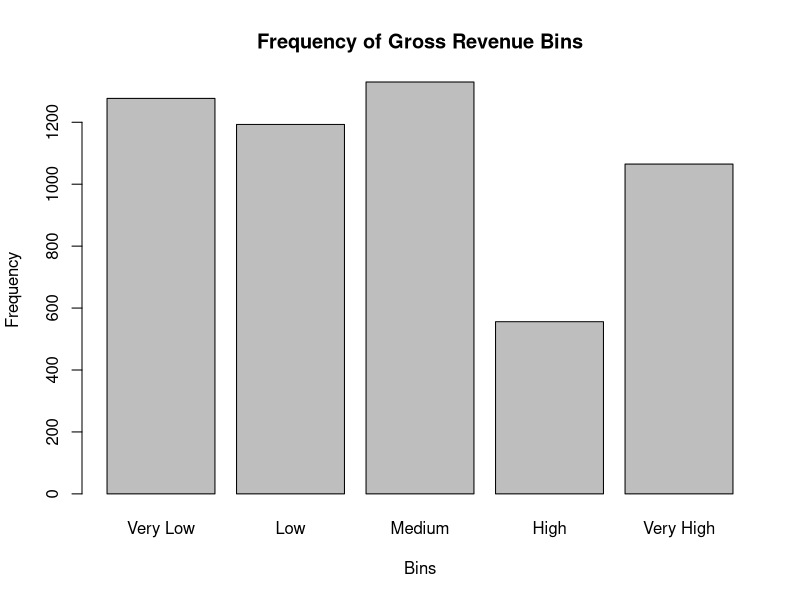
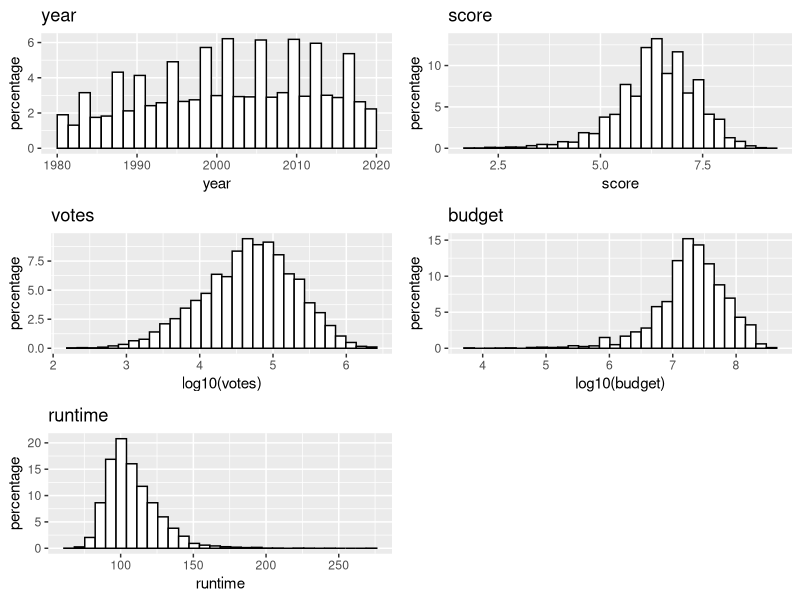
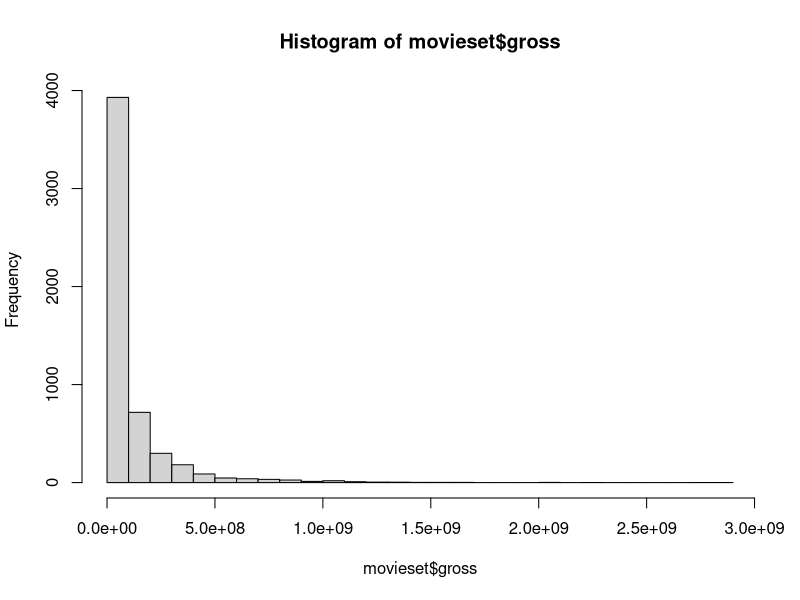
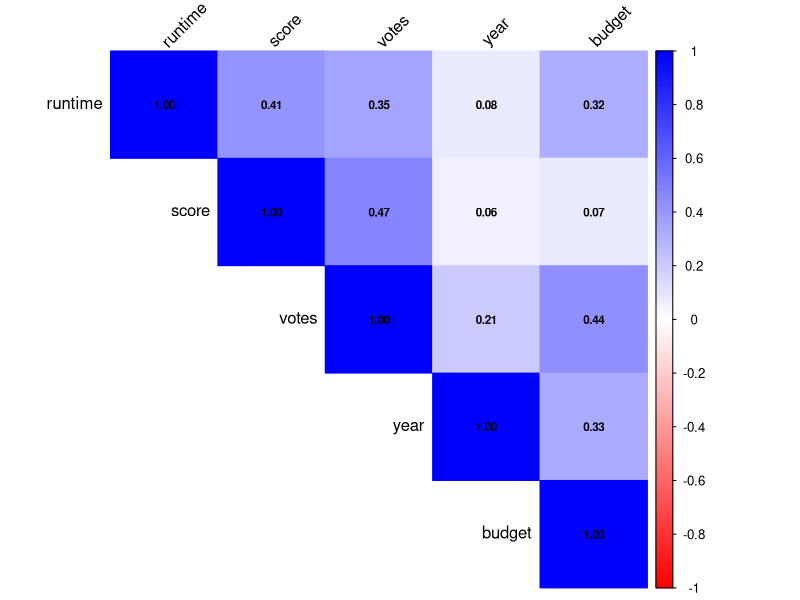
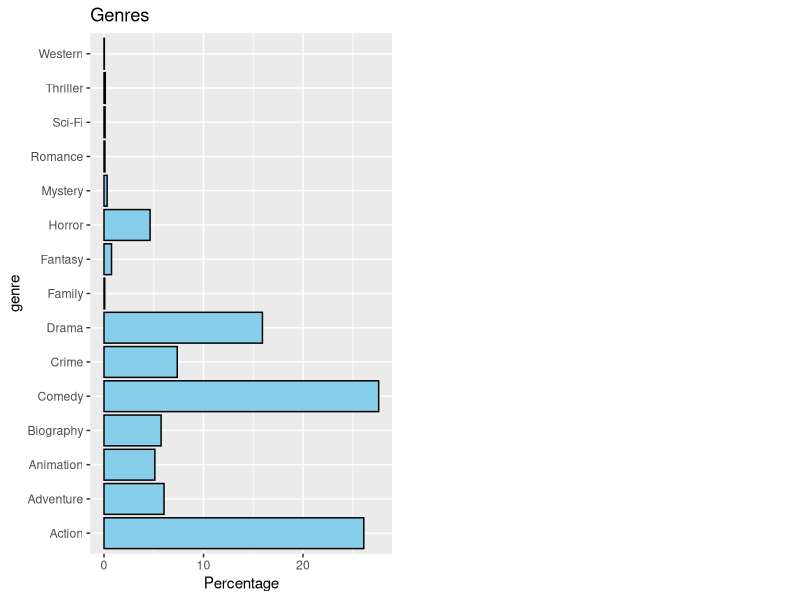
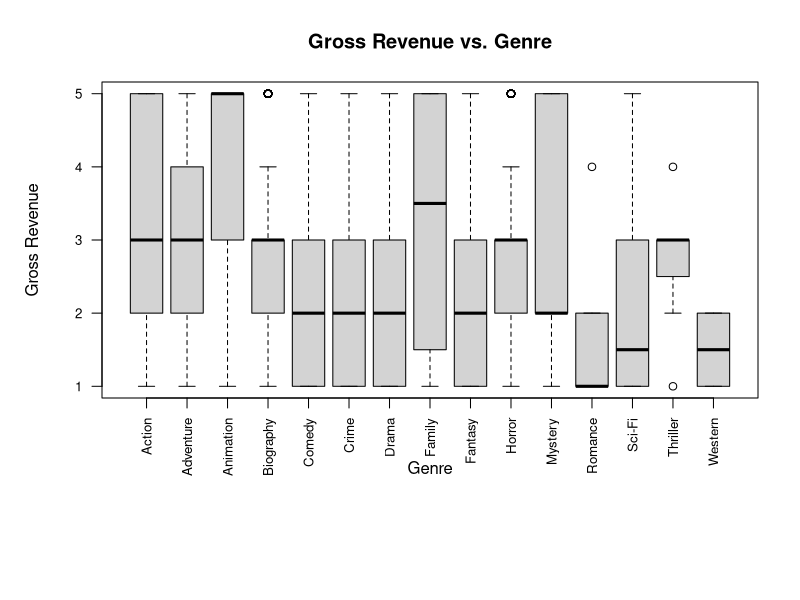
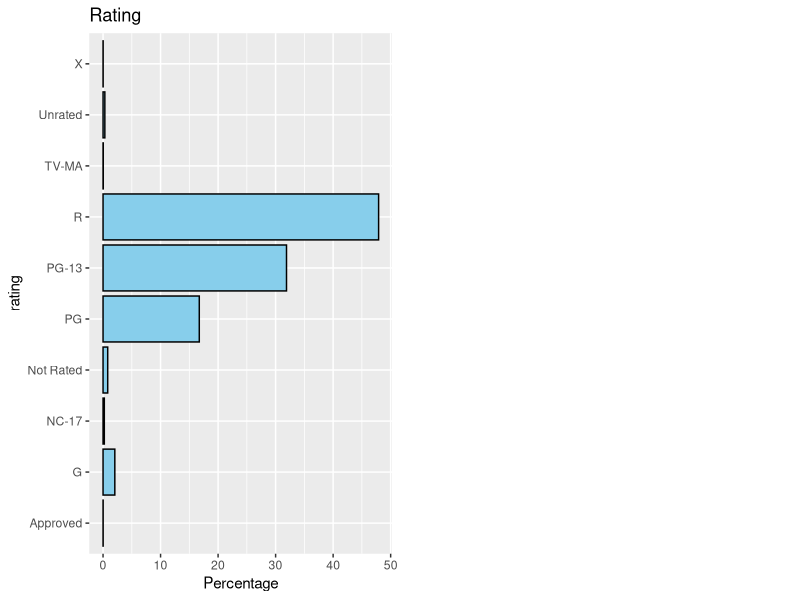
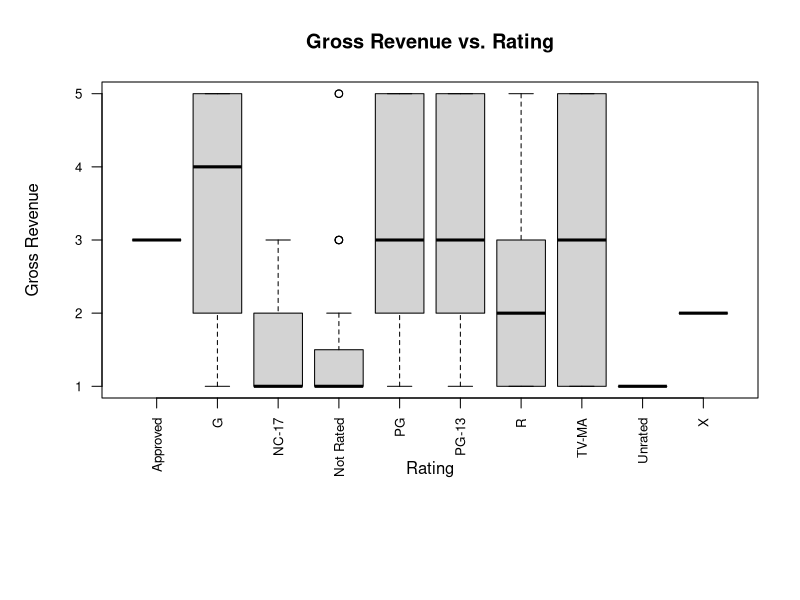

Generate these figures, in order, with R: (Note: this script raises an error after producing the figures.)
## ---- chunk 1
knitr::opts_chunk$set(echo = TRUE)
## ---- chunk 2
library(dplyr)   
library(readr)  
library(ggplot2)
#library(statsr)
library(gridExtra)
library(corrplot)
library(tidyr)
## ---- chunk 3
movieset <- read.csv("output.csv")
print(movieset)
## ---- chunk 4
custom_breaks <- c(0, 10000000, 30000000, 90000000, 150000000, Inf)
bin_labels <- c("Very Low", "Low", "Medium", "High", "Very High")

movieset$gross_equal_width_bins <- cut(movieset$gross, breaks = custom_breaks, labels = bin_labels, include.lowest = TRUE, right = FALSE)

bin_freq <- table(movieset$gross_equal_width_bins)

barplot(bin_freq, 
     main = "Frequency of Gross Revenue Bins",
     xlab = "Bins",
     ylab = "Frequency")

## ---- chunk 5

p1 <- ggplot(aes(x=year), data=movieset) + 
  geom_histogram(aes(y=100*(..count..)/sum(..count..)), color='black', fill='white') + ylab('percentage') + ggtitle('year')
p2 <- ggplot(aes(x=score), data=movieset) +
  geom_histogram(aes(y=100*(..count..)/sum(..count..)), color='black', fill='white') + ylab('percentage') + ggtitle('score')
p3 <- ggplot(aes(x=log10(votes)), data=movieset) +
  geom_histogram(aes(y=100*(..count..)/sum(..count..)), color='black', fill='white') + ylab('percentage') + ggtitle('votes')
p4 <- ggplot(aes(x=log10(budget)), data=movieset) +
  geom_histogram(aes(y=100*(..count..)/sum(..count..)), color='black', fill='white') + ylab('percentage') + ggtitle('budget')
p5 <- ggplot(aes(x=runtime), data=movieset) +
  geom_histogram(aes(y=100*(..count..)/sum(..count..)), color='black', fill='white') + ylab('percentage') + ggtitle('runtime')
grid.arrange(p1, p2, p3, p4, p5, ncol=2)

## ---- chunk 6
hist(movieset$gross, breaks = 30)
summary(movieset$gross)

numeric_columns <- names(movieset)[sapply(movieset, is.numeric)]
numeric_columns <- setdiff(numeric_columns, "gross")
numeric_vars <- movieset[, numeric_columns]
print(names(numeric_vars))


#correlation_matrix <- cor(numeric_vars)
#print(correlation_matrix)

# Assuming numeric_vars is your dataframe with numeric variables
correlation_matrix <- cor(numeric_vars)

# Print the correlation matrix (optional)
print(correlation_matrix)

# Visualize the correlation matrix using corrplot
corrplot(correlation_matrix, method = "color", type = "upper", 
         order = "hclust", tl.col = "black", tl.srt = 45, 
         addCoef.col = "black", number.cex = 0.7, 
         col = colorRampPalette(c("red", "white", "blue"))(200))
## ---- chunk 7

#Plotting genre to gross frequency
p1 <- ggplot(aes(x = genre), data = movieset) +
  geom_bar(aes(y = 100 * (..count..) / sum(..count..)), fill = "skyblue", color = "black") +
  ylab('Percentage') +
  ggtitle('Genres') +
  coord_flip()


grid.arrange(p1, ncol = 2)

# Create boxplot
boxplot(movieset$gross_equal_width_bins ~ genre, data = movieset,
        main = 'Gross Revenue vs. Genre', 
        xlab = 'Genre', 
        ylab = 'Gross Revenue',
        las = 2,   # Rotate x-axis labels to be vertical
        cex.axis = 0.8, # Reduce the font size of axis labels
        par(mar = c(10, 5, 4, 2) + 0.1)) # Increase the bottom margin


#Plotting rating to gross frequency
p2 <- ggplot(aes(x = rating), data = movieset) +
  geom_bar(aes(y = 100 * (..count..) / sum(..count..)), fill = "skyblue", color = "black") +
  ylab('Percentage') +
  ggtitle('Rating') +
  coord_flip()


grid.arrange(p2, ncol = 2)

# Create boxplot
boxplot(movieset$gross_equal_width_bins ~ rating, data = movieset,
        main = 'Gross Revenue vs. Rating', 
        xlab = 'Rating', 
        ylab = 'Gross Revenue',
        las = 2,   # Rotate x-axis labels to be vertical
        cex.axis = 0.8, # Reduce the font size of axis labels
        par(mar = c(10, 5, 4, 2) + 0.1)) # Increase the bottom margin


#Plotting country to gross frequency
p3 <- ggplot(aes(x = country), data = movieset) +
  geom_bar(aes(y = 100 * (..count..) / sum(..count..)), fill = "skyblue", color = "black") +
  ylab('Percentage') +
  ggtitle('Country') +
  coord_flip()


grid.arrange(p3, ncol = 2)

# Create boxplot
boxplot(movieset$gross_equal_width_bins ~ country, data = movieset,
        main = 'Gross Revenue vs. Country', 
        xlab = 'Country', 
        ylab = 'Gross Revenue',
        las = 2,   # Rotate x-axis labels to be vertical
        cex.axis = 0.8, # Reduce the font size of axis labels
        par(mar = c(10, 5, 4, 2) + 0.1)) # Increase the bottom margin


#Plotting company to gross frequency
p4 <- ggplot(aes(x = company), data = movieset) +
  geom_bar(aes(y = 100 * (..count..) / sum(..count..)), fill = "skyblue", color = "black") +
  ylab('Percentage') +
  ggtitle('Company') +
  coord_flip()

grid.arrange(p4, ncol = 2)

#Plotting director to gross frequency
p5 <- ggplot(aes(x = director), data = movieset) +
  geom_bar(aes(y = 100 * (..count..) / sum(..count..)), fill = "skyblue", color = "black") +
  ylab('Percentage') +
  ggtitle('Director') +
  coord_flip()

grid.arrange(p5, ncol = 2)

#Plotting writer to gross frequency
p6 <- ggplot(aes(x = writer), data = movieset) +
  geom_bar(aes(y = 100 * (..count..) / sum(..count..)), fill = "skyblue", color = "black") +
  ylab('Percentage') +
  ggtitle('Writer') +
  coord_flip()

grid.arrange(p6, ncol = 2)

#Plotting star to gross frequency
p7 <- ggplot(aes(x = star), data = movieset) +
  geom_bar(aes(y = 100 * (..count..) / sum(..count..)), fill = "skyblue", color = "black") +
  ylab('Percentage') +
  ggtitle('Star') +
  coord_flip()

grid.arrange(p7, ncol = 2)


## ---- chunk 8
str(movieset)
movieset_clean <- na.omit(movieset)

final_movieset <- movieset_clean %>% select(name, genre, rating, budget, gross, runtime)
final_movieset <- subset(final_movieset, genre != "Western")
final_movieset <- subset(final_movieset, genre != "Family")
final_movieset <- subset(final_movieset, genre != "Thriller")
final_movieset <- subset(final_movieset, genre != "Sci-Fi")
final_movieset <- subset(final_movieset, genre != "Romance")
final_movieset <- subset(final_movieset, genre != "Mystery")
final_movieset <- subset(final_movieset, rating != "X")
final_movieset <- subset(final_movieset, rating != "Unrated")
final_movieset <- subset(final_movieset, rating != "TV-MA")
final_movieset <- subset(final_movieset, rating != "NC-17")
final_movieset <- subset(final_movieset, rating != "Approved")
final_movieset <- subset(final_movieset, rating != "Not Rated")
print(final_movieset)
## ---- chunk 9
# Define the feature matrix and target variable
x <- final_movieset %>% select(-gross)
y <- final_movieset$gross

# Train a Random Forest model
set.seed(42)
rf_model <- randomForest(x, y, ntree = 100, importance = TRUE)

# Get feature importance
importance <- importance(rf_model)
importance_df <- data.frame(Feature = rownames(importance), Importance = importance[, 1])
importance_df <- importance_df %>% arrange(desc(Importance))
print(importance_df)

# Plot feature importance
ggplot(importance_df, aes(x = reorder(Feature, Importance), y = Importance)) +
  geom_bar(stat = "identity") + coord_flip() + ggtitle("Feature Importance")

## ---- chunk 10
library(randomForest)

last_movie <- final_movieset %>% select(name, genre, budget, gross, rating, runtime)
print(last_movie)

x <- last_movie[, - which(names(last_movie) == "gross")]
y <- last_movie$gross

set.seed(42)  # For reproducibility
train_indices <- sample(1:nrow(last_movie), 0.8 * nrow(last_movie))  # 80% for training
X_train <- x[train_indices, ]
y_train <- y[train_indices]
X_test <- x[-train_indices, ]
y_test <- y[-train_indices]

# print(X_test)
# print(y_test)

rf_model <- randomForest(x = X_train, y = y_train, ntree = 100, mtry = 3, importance = TRUE)

# Predict on the test set
y_pred <- predict(rf_model, newdata = X_test)
print(y_pred)

## ---- chunk 11
# Define the bins and labels
bins <- c(0, 7500000, 25000000, 50000000, 150000000, Inf)
labels <- c("Very low", "Low", "Medium", "High", "Very high")

# Bin the predictions
y_pred_binned <- cut(y_pred, breaks = bins, labels = labels, right = FALSE)

# Print the binned predictions
print(y_pred_binned)

# To compare with actual values
y_test_binned <- cut(y_test, breaks = bins, labels = labels, right = FALSE)
print(y_test_binned)
## ---- chunk 12
# List of genres to plot
genres <- c("Mystery", "Horror", "Fantasy", "Drama", "Crime", "Comedy", "Biography", "Animation", "Adventure", "Action")

# Function to create scatter plots for a given genre
plot_genre <- function(genre) {
  genre_data <- final_movieset %>% filter(genre == !!genre)
  ggplot(genre_data, aes(x = 1, y = gross)) +
    geom_point(position = position_jitter(width = 0.1)) +
    labs(title = paste("Scatter Plot of", genre, "Movies"),
         x = "Movie",
         y = "Gross Revenue") +
    theme(axis.text.x = element_text(angle = 90, hjust = 1))  # Rotate x-axis labels
}

# Create scatter plots for each genre and print them
for (genre in genres) {
  print(plot_genre(genre))
}

